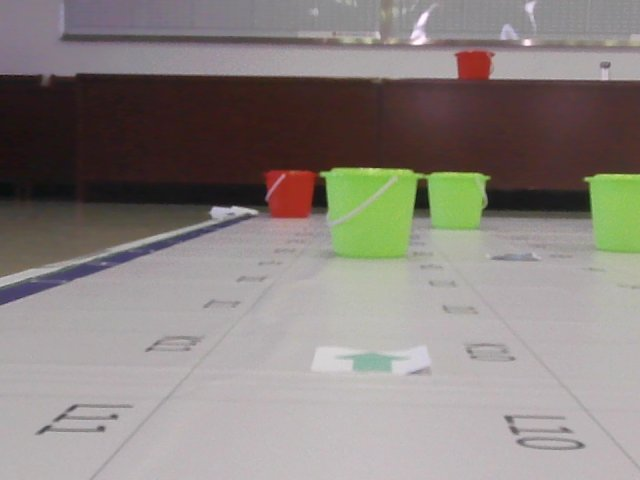
#> input picture _tmp_session/t28_run/snap_t28.jpg, 640 x 480 px, found by its file name
$ python rot.py
#> lines starting #> are read from the running program, lines starting #| are printed output that depends on the picture
# -*- coding: utf-8 -*-
from PIL import Image, ImageEnhance
p = r"D:/User/Desktop/比赛存档/v1/_tmp_session/t28_run/snap_t28.jpg"
im = Image.open(p)
#> im is the input picture: PIL image 640x480 RGB; mean R, G, B 137.9, 131.1, 127
for ang in (90, 270):
    r = im.rotate(ang, expand=True)
    r = ImageEnhance.Contrast(r).enhance(1.4)
    r = r.resize((r.width*2, r.height*2), Image.LANCZOS)
    r.save(rf"D:/User/Desktop/比赛存档/v1/_tmp_session/t28_run/rot{ang}.png")
    print(ang, r.size)
#> this loop made 2 passes
#> pass 1, `r = im.rotate(ang, expand=True)`:
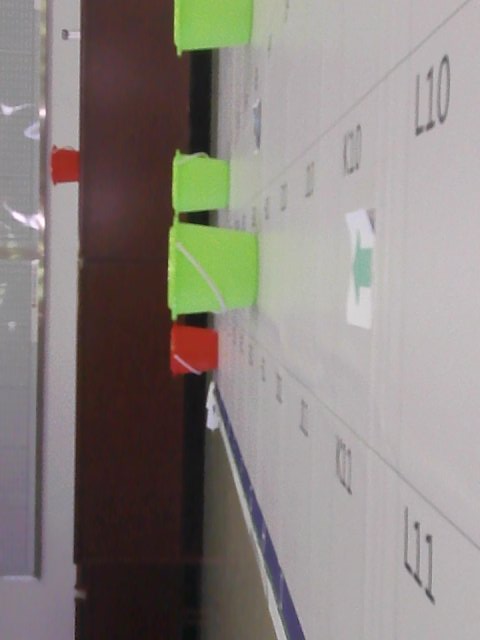
#> r: PIL image 480x640 RGB; mean R, G, B 137.9, 131.1, 127
#> pass 1, `r = ImageEnhance.Contrast(r).enhance(1.4)`:
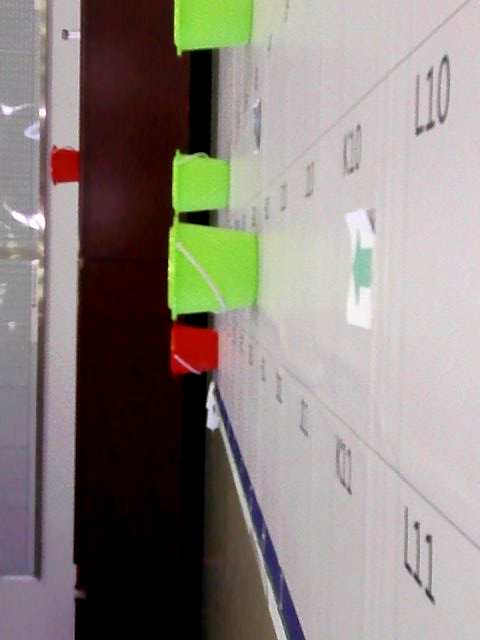
#> r: PIL image 480x640 RGB; mean R, G, B 140.2, 132.3, 126.8
#> pass 2, `r = im.rotate(ang, expand=True)`:
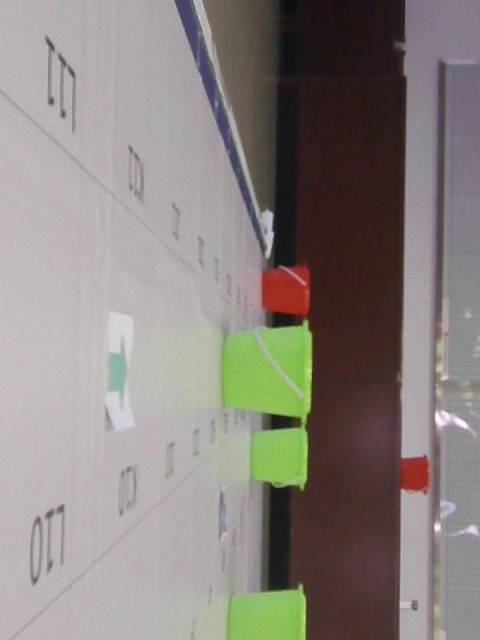
#> r: PIL image 480x640 RGB; mean R, G, B 137.9, 131.1, 127
#> after the loop:
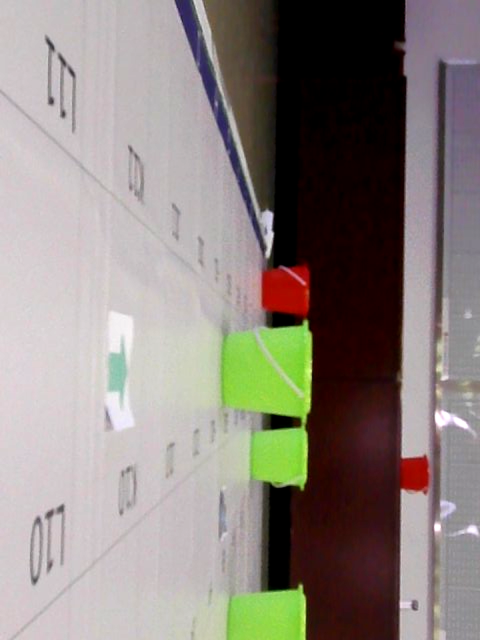
#> r: PIL image 960x1280 RGB (shown at 1/2 size); mean R, G, B 140.2, 132.3, 126.8

$ run again, with _tmp_session/t28_run/lbl_left.png saved as _tmp_session/t28_run/snap_t28.jpg
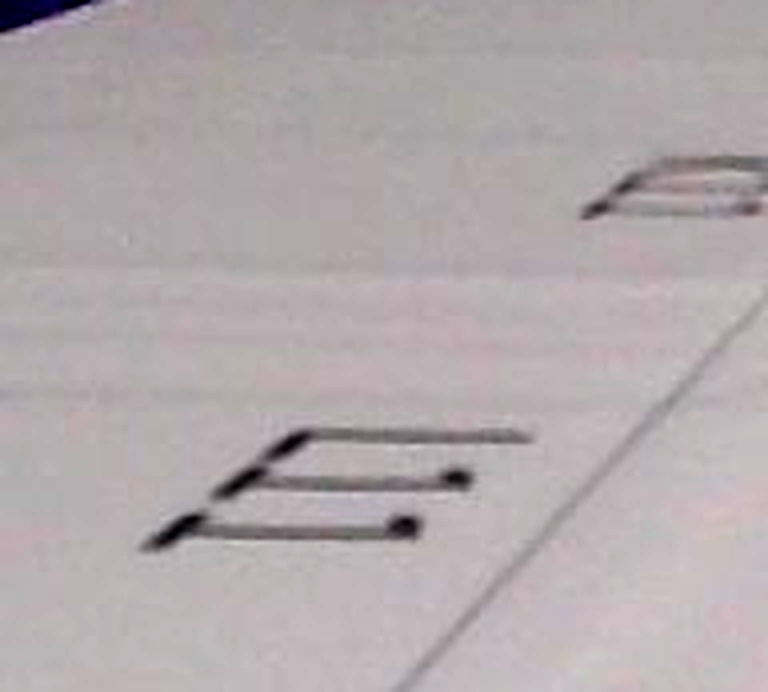
#> input picture _tmp_session/t28_run/lbl_left.png, 768 x 692 px, found by its file name
#> im is the input picture: PIL image 768x692 RGB; mean R, G, B 178.8, 170, 172.5
#> the loop `for ang in (90, 270):` made 2 passes
#> pass 1, `r = ImageEnhance.Contrast(r).enhance(1.4)`:
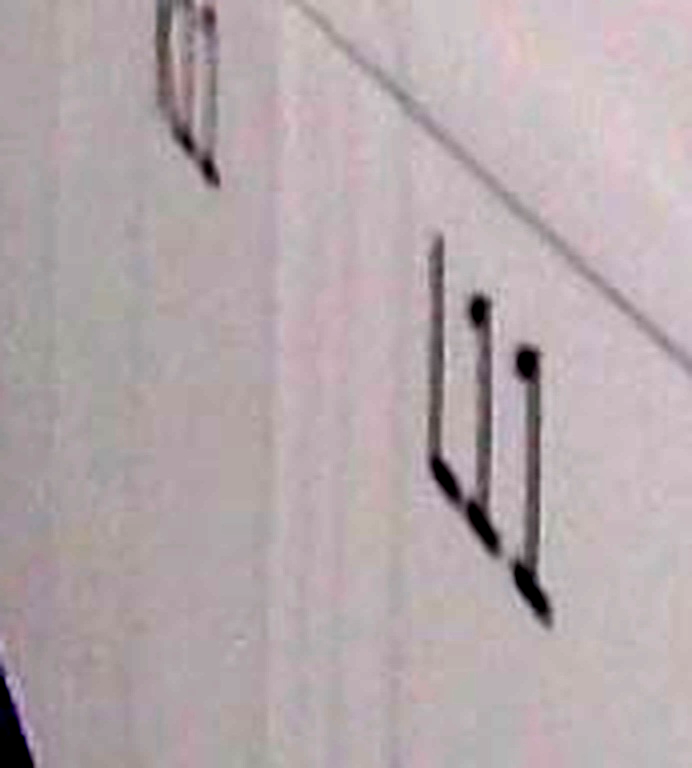
#> r: PIL image 692x768 RGB; mean R, G, B 181, 168.7, 172
#> after the loop `for ang in (90, 270):`:
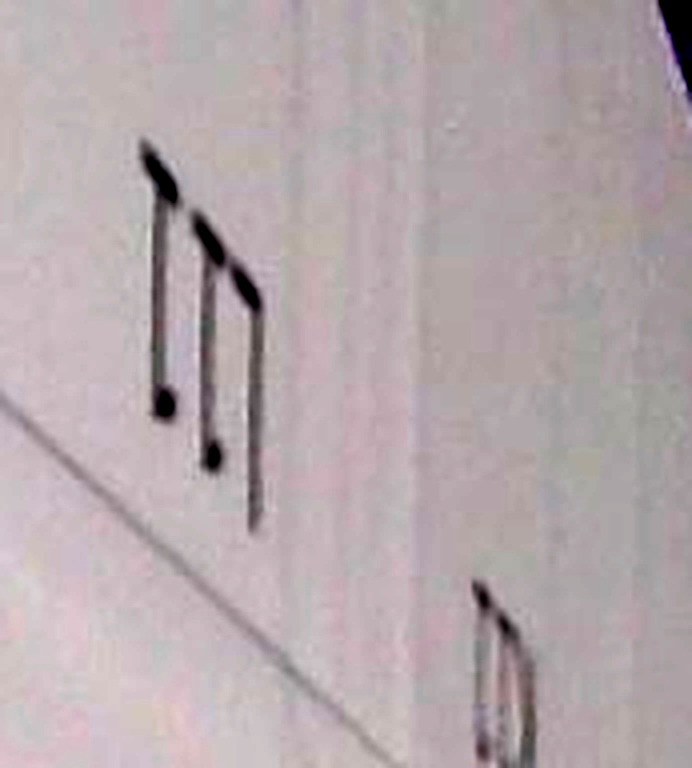
#> r: PIL image 1384x1536 RGB (shown at 1/2 size); mean R, G, B 181, 168.7, 172

$ run again, with _tmp_session/t28_run/lbl_mid.png saved as _tmp_session/t28_run/snap_t28.jpg
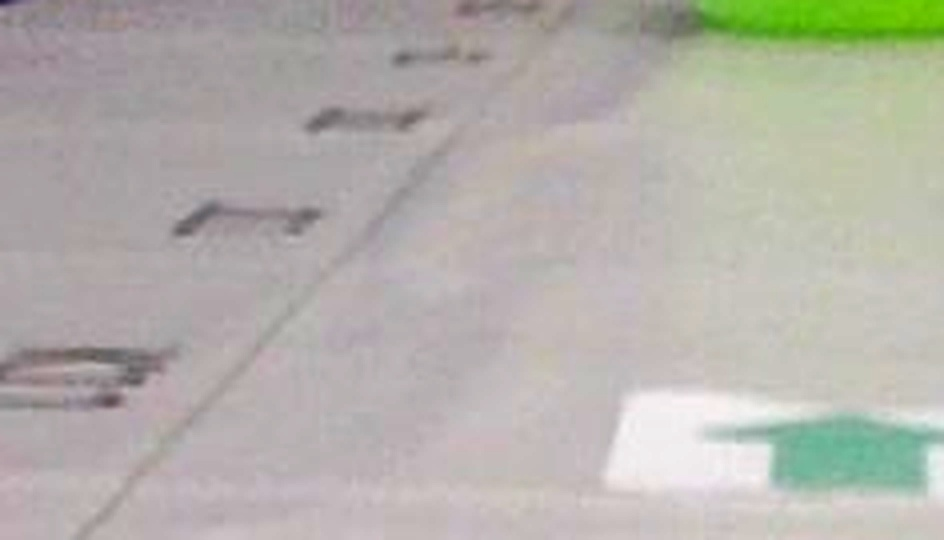
#> input picture _tmp_session/t28_run/lbl_mid.png, 944 x 540 px, found by its file name
#> im is the input picture: PIL image 944x540 RGB; mean R, G, B 179.7, 177.3, 170.7
#> the loop `for ang in (90, 270):` made 2 passes
#> pass 1, `r = ImageEnhance.Contrast(r).enhance(1.4)`:
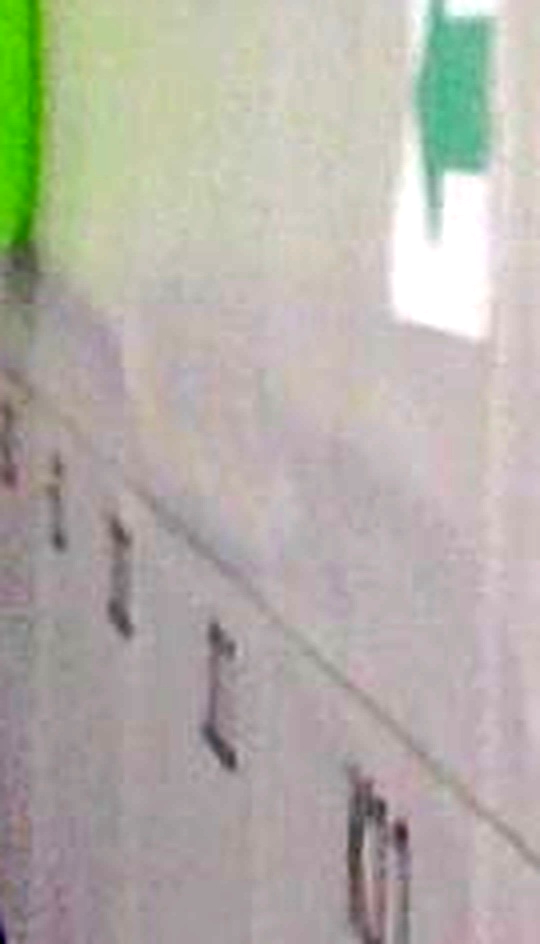
#> r: PIL image 540x944 RGB; mean R, G, B 180.2, 176.9, 168.4
#> after the loop `for ang in (90, 270):`:
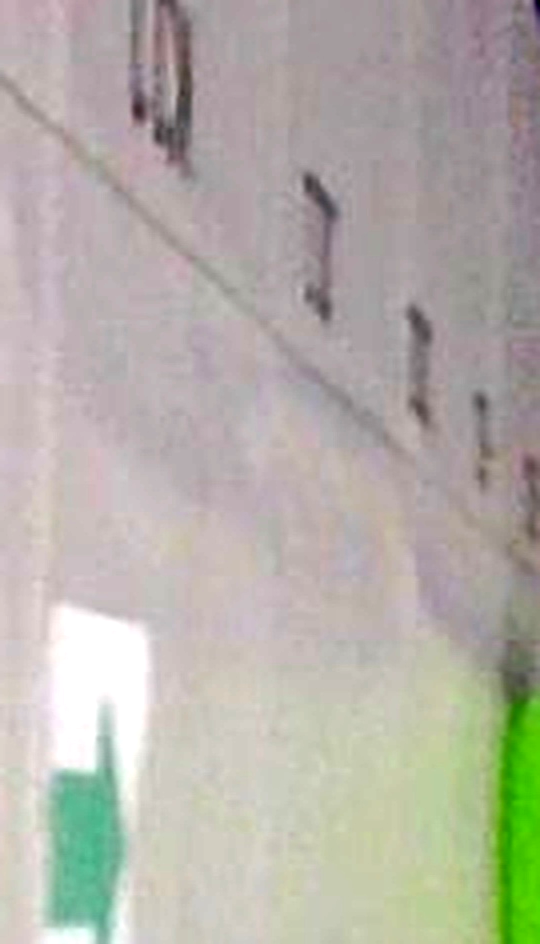
#> r: PIL image 1080x1888 RGB (shown at 1/2 size); mean R, G, B 180.2, 176.9, 168.4

$ run again, with _tmp_session/t28_run/lbl_right.png saved as _tmp_session/t28_run/snap_t28.jpg
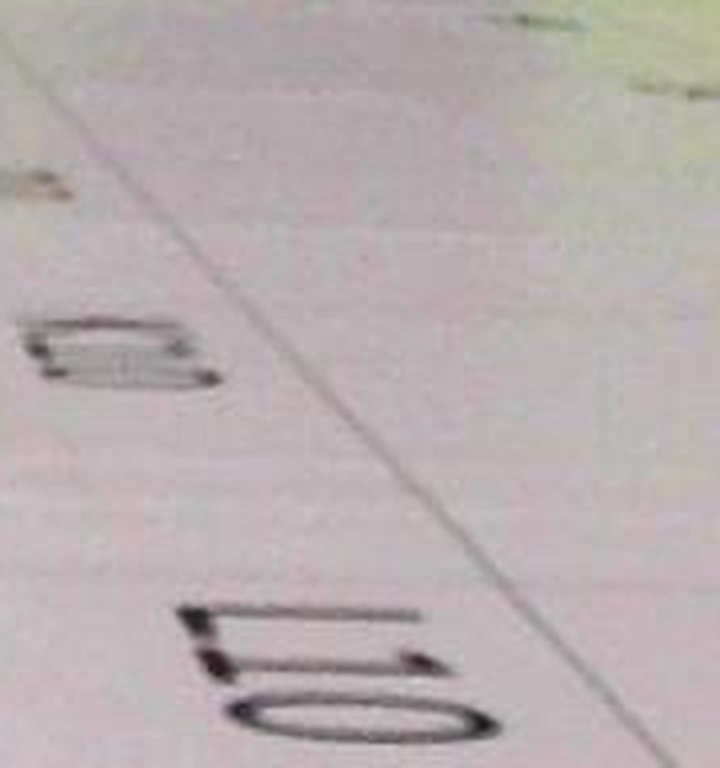
#> input picture _tmp_session/t28_run/lbl_right.png, 720 x 768 px, found by its file name
#> im is the input picture: PIL image 720x768 RGB; mean R, G, B 184.2, 174.8, 175.7
#> the loop `for ang in (90, 270):` made 2 passes
#> pass 1, `r = ImageEnhance.Contrast(r).enhance(1.4)`:
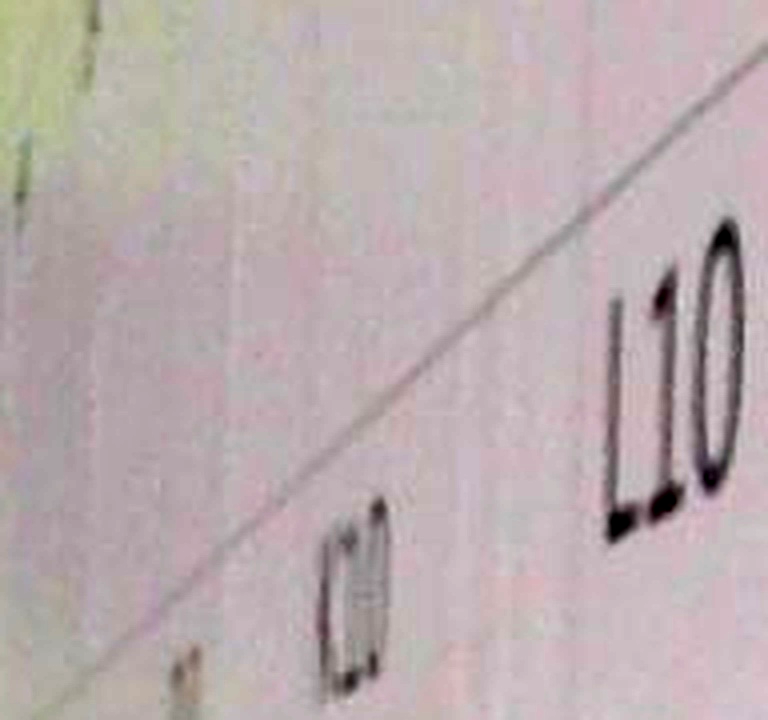
#> r: PIL image 768x720 RGB; mean R, G, B 186.3, 173.1, 174.4
#> after the loop `for ang in (90, 270):`:
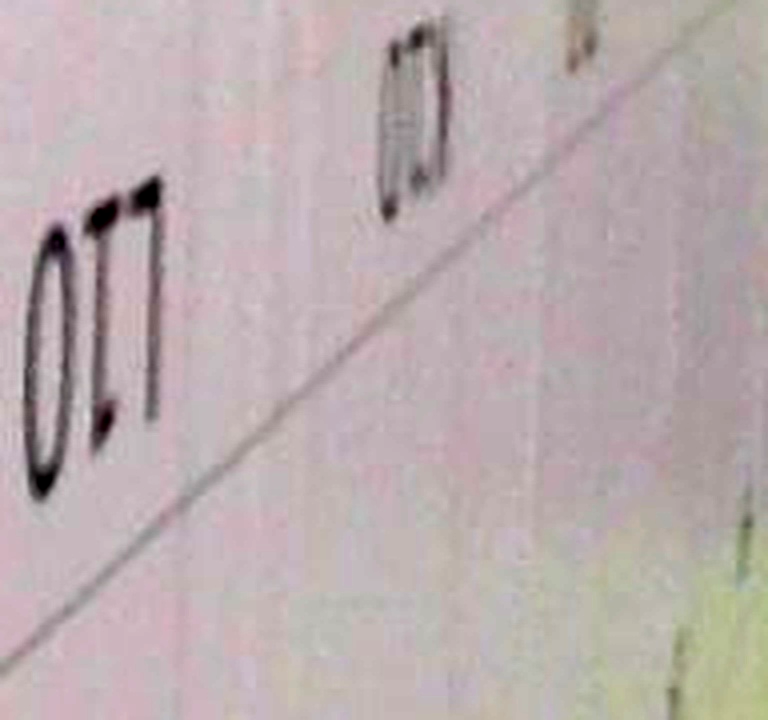
#> r: PIL image 1536x1440 RGB (shown at 1/2 size); mean R, G, B 186.3, 173.1, 174.4
